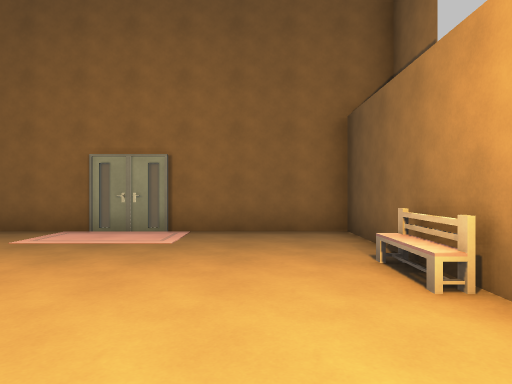
[1] (above)

17 first-person views from a walk through a Godot game level. The camera is 1.5 m above the floor, looks level and sees 75° across. The floor is counted in squares, 2 m on a side. Each view is taken from the middle of a square. On the plan, view 1 faces up. The plan holds only what a view shows up to about 11 squares ahead; the rest is blank. Surface patterns are stand-ins for the level's own textures.

[2]
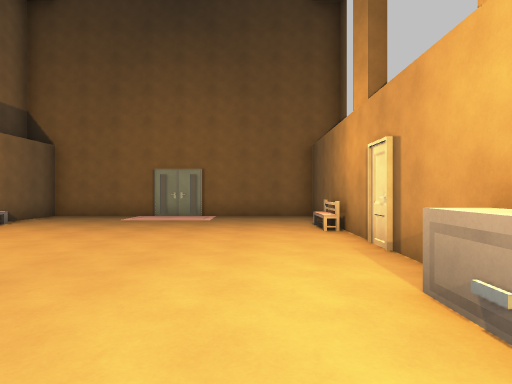

[3]
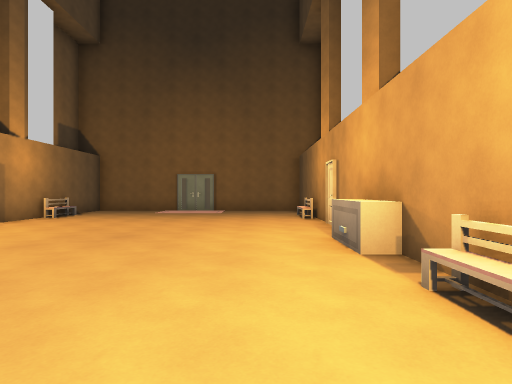

[4]
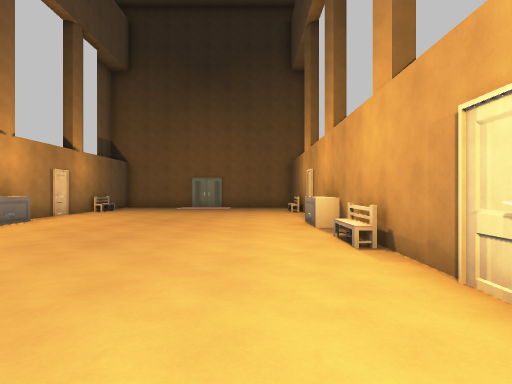

[5]
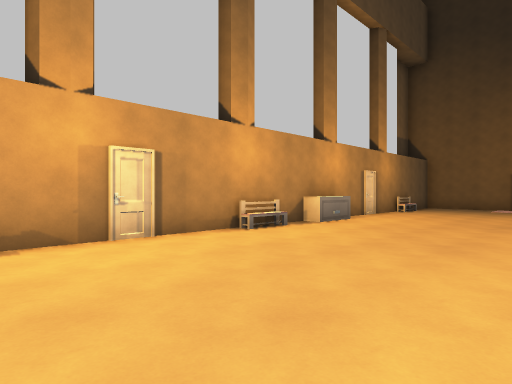

[6]
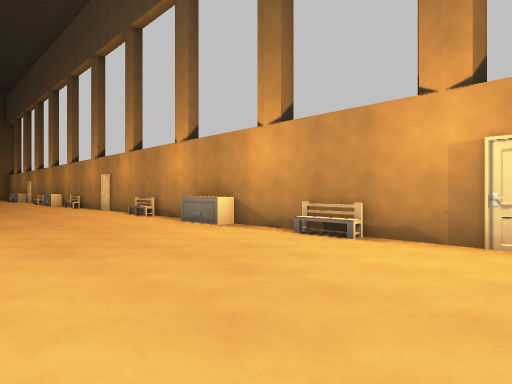

[7]
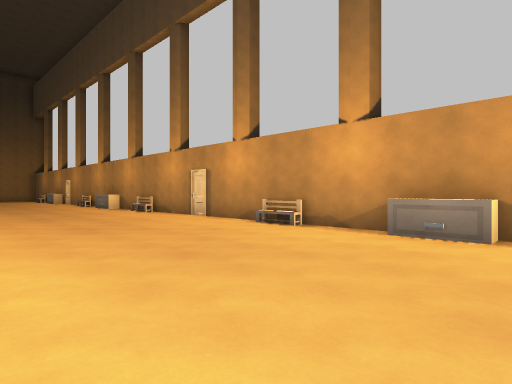

[8]
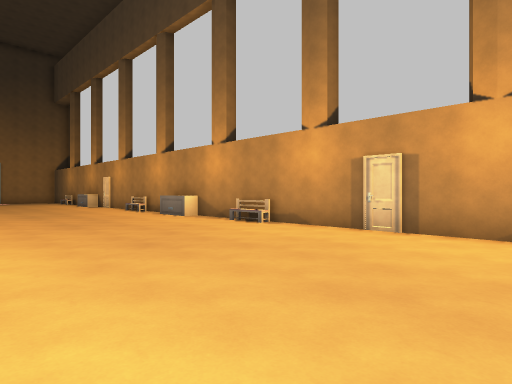

[9]
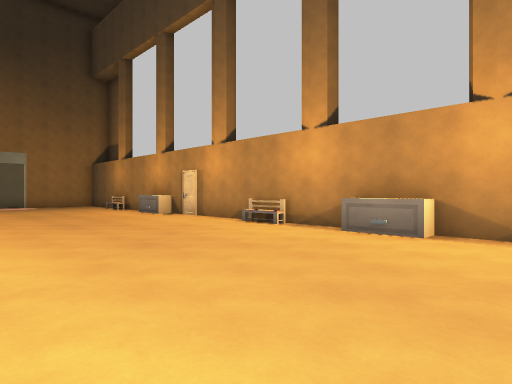

[10]
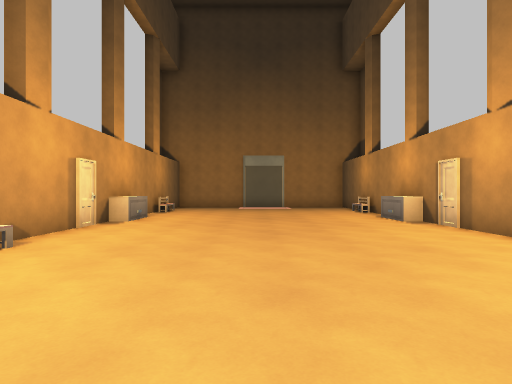

[11]
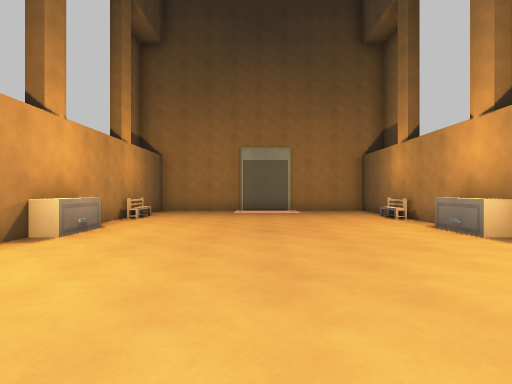

[12]
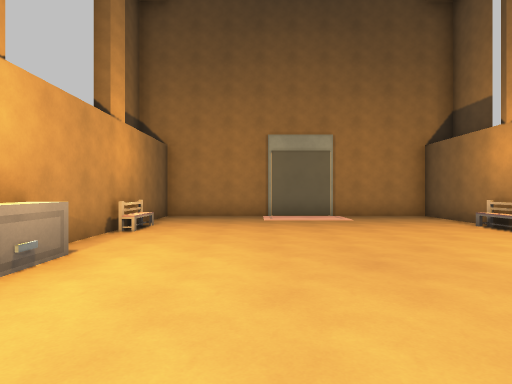

[13]
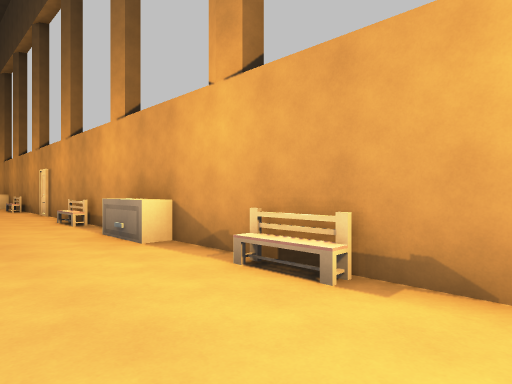

[14]
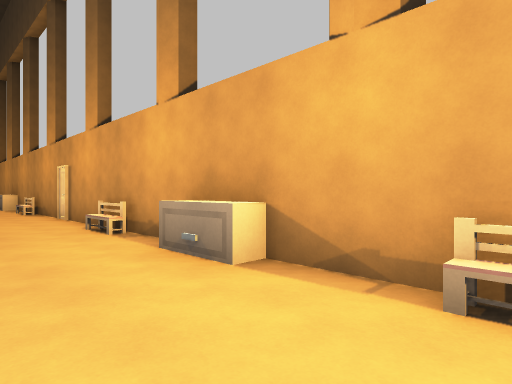

[15]
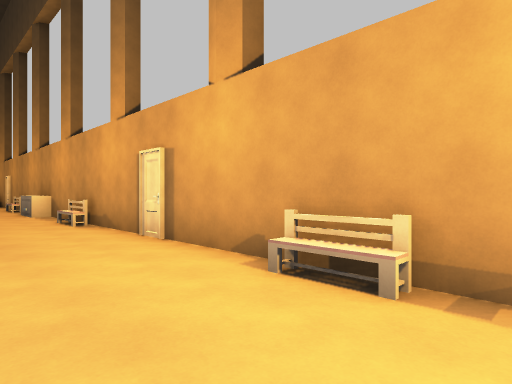

[16]
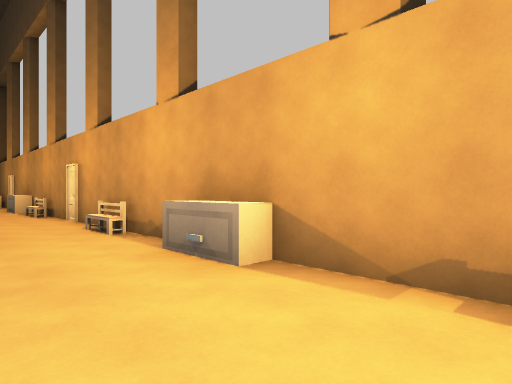

[17]
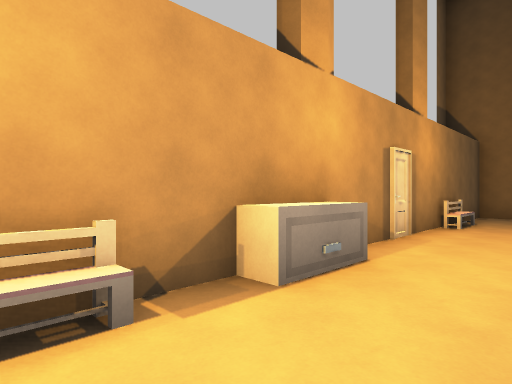

### Floor plan
Points are (right, up) in squares from view 1. A wall is a line through its corners. A room is listed if a view was taken in it or the views show most of it. See-through windows are left out.
Room 1 (views 1, 2, 3, 4, 5, 6, 7, 8, 9, 10, 11, 12, 13, 14, 15, 16, 17)
walls: (-6.2, 2.1) (-6.2, -43.4) (1.8, -43.4) (1.8, 6.4) (-6.2, 6.4) (-6.2, 3.6)
ways out: closed door at (-6, -34.5); closed door at (-6, -21); closed door at (-6, -7.5); closed door at (-6, 0.5); closed door at (-2.5, 6); closed door at (2, -34.5); closed door at (2, -21); closed door at (2, -7.5); closed door at (2, 0.5)
objects: bench (-6, -40); cabinet (-6, -36); bench (-6, -31); cabinet (-6, -28); bench (-6, -24); bench (-6, -17); cabinet (-6, -14); bench (-6, -10); bench (-6, -5); cabinet (-6, -2); bench (-6, 3); bench (1, -40); bench (1, -31); bench (1, -24); bench (1, -17); bench (1, -10); bench (1, -5); bench (1, 3); cabinet (2, -36); cabinet (2, -28); cabinet (2, -14); cabinet (2, -2)

Positions as (right, up) in squares from view 1, and headings:
1: (0, 0), facing up
2: (0, -4), facing up
3: (0, -7), facing up
4: (0, -10), facing up
5: (-1, -10), facing up-left
6: (-1, -7), facing down-left
7: (0, -12), facing down-left
8: (0, -18), facing down-left
9: (0, -25), facing down-left
10: (-2, -27), facing down
11: (-2, -30), facing down
12: (-1, -33), facing down
13: (-1, -33), facing up-right
14: (-1, -31), facing up-right
15: (-1, -26), facing up-right
16: (-1, -17), facing up-right
17: (-4, -5), facing up-left
